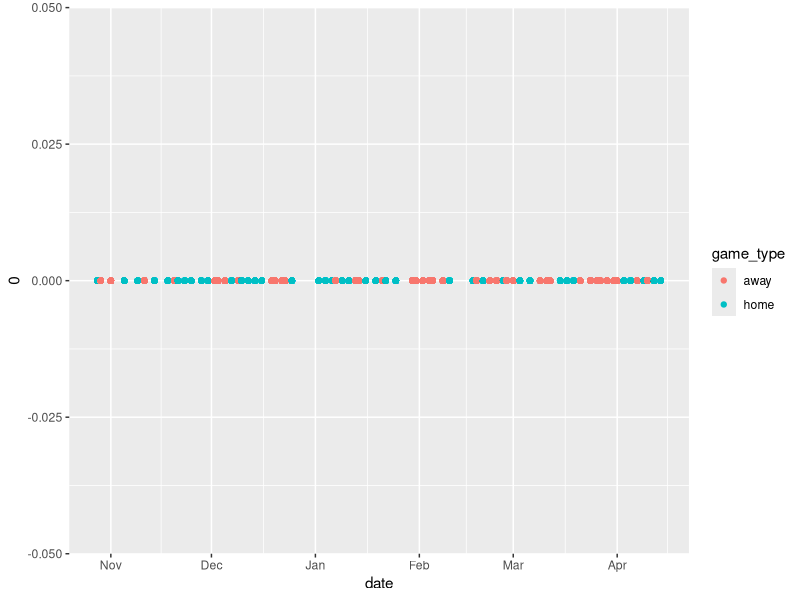
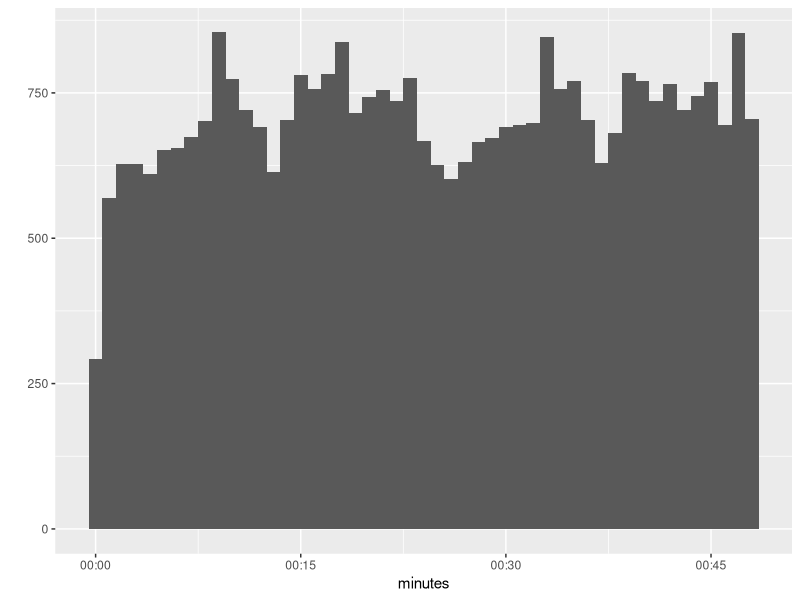

Source code (R) for these figures, in order:
library(tidyverse)
library(lubridate)

####----Comparing Base R to Lubridate----####

# 'date' as a POSIXct date-time object
r_date <- as.POSIXct("01-01-2010", format = "%d-%m-$Y", tz = "UTC")  # Base R
print(r_date)
date <- dmy("01-01-2010")  # Lubridate
print(date)

# extracting the month from 'date'
as.numeric(format(date, "%m")) 
month(date) 

# changing the month in 'date'
date <- as.POSIXct(format(date, "%Y-2-%d", tz = "UTC"))
month(date) <- 2

# change 'date' to one day earlier and set time zone to "GMT" 
date <- seq(date, length = 2, by = "-1 day")[2]; as.POSIXct(format(as.POSIXct(date), tz = "UTC"), tz = "GMT")
date <- date -days(1); with_tz(date, tz = "GMT")

# some other useful date manipulation

# parsing dates
z = "1970-10-15" 
ymd(z)

z = "10/15/1970"
mdy(z)

z = 15101970
dmy(z)

date <- c("31.12.2010", "01.01.2011")
dmy(date)

date <- c("31.12.2010", "01.01.2011")
mdy(date) # fail cause there is no 31st month

# sequence of dates
date <- origin
date <- date + c(0:9) * days(1)

# exploring dates
wday(date) # day of the week
yday(date) # day of the year




####----Thanksgiving Example----####

# thanksgiving is not celebrated on the same date every year 
# rather it is the 4th thursday of november
# so what was that date in 2010?

# create 'date'
date <- ymd("2010-01-01")
month(date) <- 11 # date = "2010-11-01"

# check which day of the week november 1st is
wday(date, label = T, abbr = F) # Monday
# thus novermber 4th will be the first thursday so add three days and three weeks
date <- date + days(3) + weeks(3)
print(date)




####----Basketball Example----####

lakers <- lubridate::lakers
view(lakers)

# 'date' are integer objects
str(lakers$date)

# dates look to be in the year-month-day format so use ymd() to parse them into R as date-time objects
lakers$date <- ymd(lakers$date)
str(lakers$date)

# now R recognizes 'date' as POSIXct date-time object 
# which means functions that use this method will treat them as date-times

# ggplot2 functions will recognize these date-times
qplot(x = date, y = 0, data = lakers, colour = game_type)
# notice how tick marks and breaks are automatically generated
# this is through lubridate pretty.dates()

# lets look at times within the game
# 'time' has minutes and seconds but is not a unique date-time object 
# lubridate ms() lets you store this as a period object
lakers$time <- ms(lakers$time)
str(lakers$time)

# since periods have relative length we should convert periods to durations
lakers$time <- as.duration(lakers$time)
# and then multiply the period by 12m and subtract the time to compare and plot
lakers$time <- dminutes(12) * lakers$period - lakers$time

# some games have overtime (period 5) which is not 12 minutes so we will remove this period
lakers <- subset(lakers, period != 5)

# ggplot does not support difftimes, so convert 'time' so that all oberservations 
# have the same starting date (this date is abitrary for this example)
lakers$minutes <- ymd("2008-01-01") + lakers$time
str(lakers$minutes)
# plot histogram of play count based on the time of game
qplot(minutes, data = lakers, geom = "histogram", binwidth = 60)
# --- End of Example --- #




